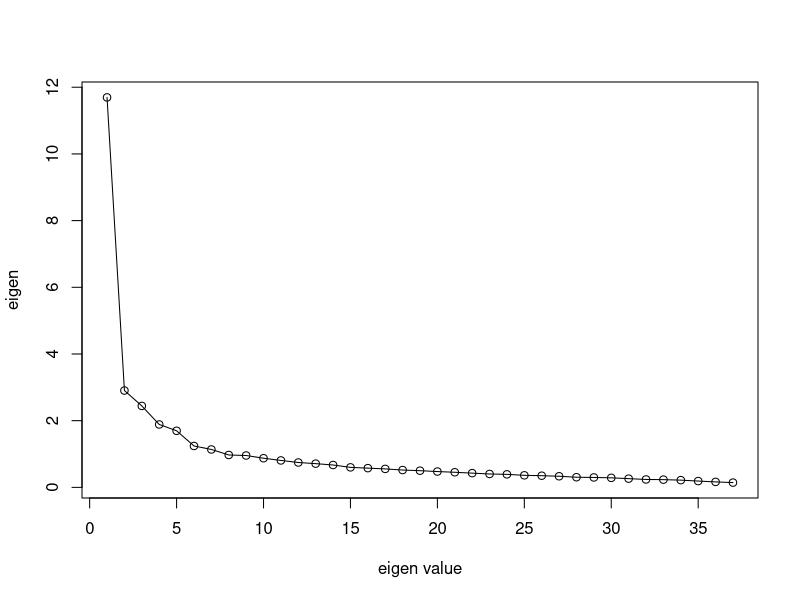

Generate this figure with R:

library(psych)
library(psy)
myfa <- function(X, m=1,...){
  fa(r=X, nfactors = m, fm='ml',rotate = 'promax',...)
}
SRdat <- read.csv("data/SR2.csv", header = T)
omega.coef <- function(x, nfactors=1, fm='ml',...){
  1 - ( sum(fa(x, nfactors = nfactors, fm=fm,...)$uniquenesses*diag(var(x)))/
          sum(var(x)))
}
myfa(SRdat); cronbach(SRdat); omega.coef(SRdat)
myscree <- function(r, b='eigen value'){
  plot(fa(r)$e.values, type='o', xlab = b, ylab = "eigen")
}
myscree(SRdat)


A_fac <- SRdat[c(4,10,12,16,19,27)]
myfa(A_fac, 1); cronbach(A_fac); omega.coef(A_fac)
B_fac <- SRdat[c(18,24,30,32,35)]
myfa(B_fac, 1); cronbach(B_fac); omega.coef(B_fac)
C_fac <- SRdat[c(1,2,5,7,8,36,37)]
myfa(C_fac, 1); cronbach(C_fac); omega.coef(C_fac)
D_fac <- SRdat[c(3,14,17,21,22)]
myfa(D_fac, 1); cronbach(D_fac); omega.coef(D_fac)
F_fac <- SRdat[c(23,25,26,28)]
myfa(F_fac,1); cronbach(F_fac); omega.coef(F_fac)
E_fac <- SRdat[c(6,9,11,13,15,20,29,31,33,34)]
myfa(E_fac, 1); cronbach(E_fac); omega.coef(E_fac)


#
myfa(SRdat, 2); myfa(SRdat, 3); myfa(SRdat, 4); myfa(SRdat, 5);
myfa(SRdat, 6); myfa(SRdat, 7); myfa(SRdat, 8); myfa(SRdat, 9);
myfa(SRdat, 10)
